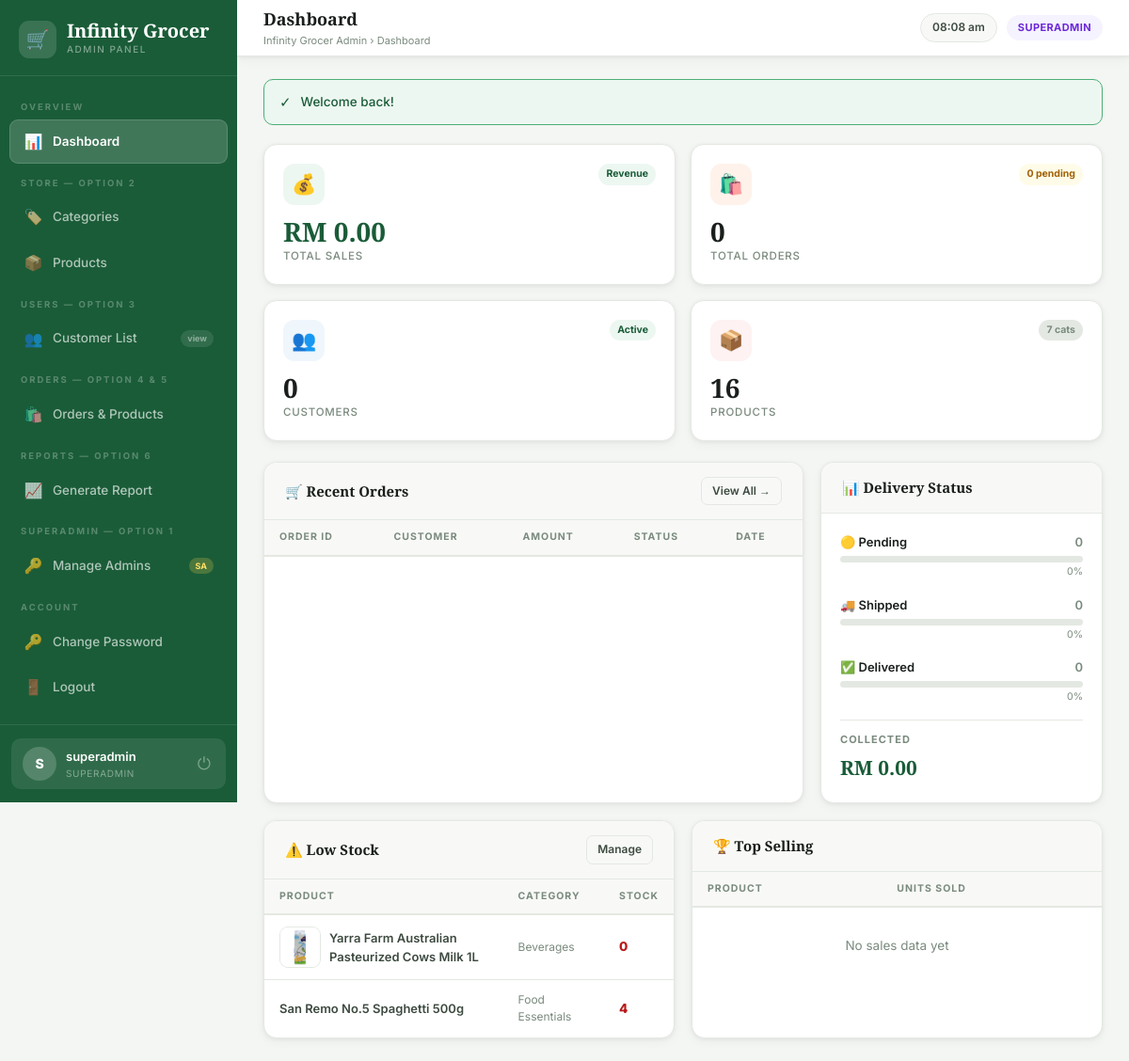
/admin/pages/dashboard.php (signed in), run on the app's committed database.
### tables this page shows
CREATE TABLE IF NOT EXISTS products (
    product_id INT PRIMARY KEY AUTO_INCREMENT,
    category_id int NOT NULL,
    name VARCHAR(255) NOT NULL,
    description TEXT,
    price DECIMAL(10, 2) NOT NULL,
    stock_quantity int NOT NULL,
    created_at TIMESTAMP NOT NULL DEFAULT CURRENT_TIMESTAMP,
    FOREIGN KEY (category_id) REFERENCES categories(category_id),
    product_image VARCHAR(255),
    active BOOLEAN NOT NULL DEFAULT TRUE
);

CREATE TABLE IF NOT EXISTS categories (
    category_id INT PRIMARY KEY AUTO_INCREMENT,
    category_name VARCHAR(255) NOT NULL UNIQUE
);

### admin/pages/dashboard.php (the view, shortened to what this page needs)
<?php
require_once '../includes/auth.php';
$db=getDB();
$s_orders    =$db->query("SELECT COUNT(*) c FROM orders")->fetch_assoc()['c'];
$s_revenue   =$db->query("SELECT COALESCE(SUM(total_price),0) t FROM orders")->fetch_assoc()['t'];
$s_customers =$db->query("SELECT COUNT(*) c FROM customers")->fetch_assoc()['c'];
$s_products  =$db->query("SELECT COUNT(*) c FROM products WHERE active = 1")->fetch_assoc()['c'];
$s_pending   =$db->query("SELECT COUNT(*) c FROM orders WHERE delivery_status='pending'")->fetch_assoc()['c'];
$s_shipped   =$db->query("SELECT COUNT(*) c FROM orders WHERE delivery_status='shipped'")->fetch_assoc()['c'];
$s_delivered =$db->query("SELECT COUNT(*) c FROM orders WHERE delivery_status='delivered'")->fetch_assoc()['c'];
$s_paid      =$db->query("SELECT COALESCE(SUM(price),0) t FROM payments WHERE payment_status='completed'")->fetch_assoc()['t'];
$s_cats      =$db->query("SELECT COUNT(*) c FROM categories")->fetch_assoc()['c'];
$top=$db->query("SELECT p.name,p.product_image,SUM(od.quantity) sold FROM order_details od JOIN products p ON od.product_id=p.product_id WHERE p.active = 1 GROUP BY od.product_id ORDER BY sold DESC LIMIT 5");
$low=$db->query("SELECT p.name,p.stock_quantity,p.product_image,c.category_name FROM products p JOIN categories c ON p.category_id=c.category_id WHERE p.stock_quantity<=15 AND p.active = 1 ORDER BY p.stock_quantity ASC LIMIT 6");
require_once '../includes/header.php';
?>
<div class="stats-grid">
  <div class="stat-card">
    <div class="sc-top"><div class="sc-icon g">💰</div><span class="sc-tag up">Revenue</span></div>
    <div class="sc-val" style="color:var(--green)"><?= formatRM($s_revenue) ?></div>
    <div class="sc-lbl">Total Sales</div>
  </div>
  <div class="stat-card">
    <div class="sc-top"><div class="sc-icon o">🛍️</div><span class="sc-tag warn"><?= $s_pending ?> pending</span></div>
    <div class="sc-val"><?= number_format($s_orders) ?></div>
    <div class="sc-lbl">Total Orders</div>
  </div>
  <div class="stat-card">
    <div class="sc-top"><div class="sc-icon b">👥</div><span class="sc-tag up">Active</span></div>
    <div class="sc-val"><?= number_format($s_customers) ?></div>
    <div class="sc-lbl">Customers</div>
  </div>
  <div class="stat-card">
    <div class="sc-top"><div class="sc-icon r">📦</div><span class="sc-tag neu"><?= $s_cats ?> cats</span></div>
    <div class="sc-val"><?= number_format($s_products) ?></div>
    <div class="sc-lbl">Products</div>
  </div>
</div>
<div style="display:grid;grid-template-columns:1fr 300px;gap:18px;margin-bottom:18px">
  <div class="card">
    <div class="card-header"><span class="card-title">🛒 Recent Orders</span><a href="orders.php" class="btn btn-ghost btn-sm">View All →</a></div>
    <div class="tbl-wrap"><table>
      <thead><tr><th>Order ID</th><th>Customer</th><th>Amount</th><th>Status</th><th>Date</th></tr></thead>
    </table></div>
  </div>
  <div class="card">
    <div class="card-header"><span class="card-title">📊 Delivery Status</span></div>
    <div class="card-body">
      <?php foreach(['pending'=>['🟡','#a16207',$s_pending],'shipped'=>['🚚','#1d6fa4',$s_shipped],'delivered'=>['✅','#1a5c38',$s_delivered]] as $s=>[$ic,$col,$cnt]): $p=pct($cnt,$s_orders); ?>
      <div style="margin-bottom:16px">
        <div style="display:flex;justify-content:space-between;margin-bottom:5px">
          <span style="font-size:13px;font-weight:600"><?= $ic ?> <?= ucfirst($s) ?></span>
          <span style="font-size:13px;color:var(--text3);font-weight:600"><?= $cnt ?></span>
        </div>
        <div class="prog-bar"><div class="prog-fill" style="width:<?= $p ?>%;background:<?= $col ?>"></div></div>
        <div style="font-size:10.5px;color:var(--text3);text-align:right;margin-top:2px"><?= $p ?>%</div>
      </div>
      <?php endforeach; ?>
      <div style="border-top:1px solid var(--border);padding-top:12px;margin-top:6px">
        <div style="font-size:11px;font-weight:700;text-transform:uppercase;letter-spacing:1px;color:var(--text3);margin-bottom:5px">Collected</div>
        <div style="font-family:'Playfair Display',serif;font-size:21px;font-weight:800;color:var(--green)"><?= formatRM($s_paid) ?></div>
      </div>
    </div>
  </div>
</div>
<div style="display:grid;grid-template-columns:1fr 1fr;gap:18px">
  <div class="card">
    <div class="card-header"><span class="card-title">⚠️ Low Stock</span><a href="products.php" class="btn btn-ghost btn-sm">Manage</a></div>
    <div class="tbl-wrap"><table>
      <thead><tr><th>Product</th><th>Category</th><th>Stock</th></tr></thead>
      <tbody>
      <?php $any=false; while($p=$low->fetch_assoc()): $any=true; ?>
      <tr>
        <td><div style="display:flex;align-items:center;gap:9px">
          <?php if($p['product_image']): ?><img src="<?= sanitize($p['product_image']) ?>" class="p-thumb" onerror="this.style.display='none'" alt="">
          <?php else: ?><div class="p-thumb-ph">📦</div><?php endif; ?>
          <span style="font-weight:600;font-size:13px"><?= sanitize($p['name']) ?></span>
        </div></td>
        <td style="color:var(--text3);font-size:12px"><?= sanitize($p['category_name']) ?></td>
        <td><span style="font-weight:800;color:<?= $p['stock_quantity']<=5?'var(--red)':'var(--orange)' ?>"><?= $p['stock_quantity'] ?></span></td>
      </tr>
      <?php endwhile; if(!$any): ?><tr><td colspan="3" style="text-align:center;padding:30px;color:var(--text3)">✅ All stocked well</td></tr><?php endif; ?>
      </tbody>
    </table></div>
  </div>
  <div class="card">
    <div class="card-header"><span class="card-title">🏆 Top Selling</span></div>
    <div class="tbl-wrap"><table>
      <thead><tr><th>Product</th><th>Units Sold</th></tr></thead>
      <tbody>
      <?php $any2=false;$r=1; while($p=$top->fetch_assoc()): $any2=true; $medals=['🥇','🥈','🥉','4️⃣','5️⃣']; ?>
      <?php $r++;endwhile; if(!$any2): ?><tr><td colspan="2" style="text-align:center;padding:30px;color:var(--text3)">No sales data yet</td></tr><?php endif; ?>
      </tbody>
    </table></div>
  </div>
</div>
<?php require_once '../includes/footer.php'; ?>

### admin/assets/css/style.css (style rules this page uses)
:root { --bg: #f4f6f3; --surface: #ffffff; --surface2: #f8f9f7; --border: #e4e8e2; --border2: #d0d5cc; --green: #1a5c38; --green2: #27764a; --green3: #4caf76; --green-lt: #d4edde; --green-bg: #edf7f1; --text: #1a1f1c; --text2: #3d4a40; --text3: #7a8a7e; --text4: #b0bcb4; --orange: #c95f1e; --orange-bg: #fef2eb; --red: #b91c1c; --red-bg: #fef2f2; --blue: #1d6fa4; --blue-bg: #eff6fc; --yellow: #a16207; --yellow-bg: #fefce8; --purple: #6d28d9; --purple-bg: #f5f3ff; --sidebar-w: 252px; --topbar-h: 60px; --radius: 10px; --radius-lg: 14px; --shadow: 0 1px 4px rgba(0,0,0,.06), 0 4px 12px rgba(0,0,0,.04); --shadow-md: 0 4px 20px rgba(0,0,0,.10); --shadow-lg: 0 8px 40px rgba(0,0,0,.14); --font: 'Inter', sans-serif; --font-s: 'Playfair Display', serif; }
*,*::before,*::after { margin:0;padding:0;box-sizing:border-box }
body { font-family:var(--font);background:var(--bg);color:var(--text);min-height:100vh;display:flex;font-size:14px;line-height:1.55 }
a { text-decoration:none;color:inherit }
.stats-grid { display:grid;grid-template-columns:repeat(4,1fr);gap:16px;margin-bottom:22px }
.stat-card { background:var(--surface);border:1px solid var(--border);border-radius:var(--radius-lg);padding:20px;box-shadow:var(--shadow);transition:transform .2s,box-shadow .2s }
.sc-top { display:flex;align-items:flex-start;justify-content:space-between;margin-bottom:14px }
.sc-icon { width:44px;height:44px;border-radius:12px;display:flex;align-items:center;justify-content:center;font-size:21px }
.sc-icon.g { background:var(--green-bg) }
.sc-icon.o { background:var(--orange-bg) }
.sc-icon.b { background:var(--blue-bg) }
.sc-icon.r { background:var(--red-bg) }
.sc-tag { font-size:10.5px;font-weight:700;padding:3px 8px;border-radius:20px }
.sc-tag.up { background:var(--green-bg);color:var(--green) }
.sc-tag.warn { background:var(--yellow-bg);color:var(--yellow) }
.sc-tag.neu { background:var(--border);color:var(--text3) }
.sc-val { font-family:var(--font-s);font-size:28px;font-weight:800;line-height:1;margin-bottom:4px }
.sc-lbl { font-size:11.5px;color:var(--text3);font-weight:500;text-transform:uppercase;letter-spacing:.8px }
.card { background:var(--surface);border:1px solid var(--border);border-radius:var(--radius-lg);box-shadow:var(--shadow);overflow:hidden }
.card-header { padding:15px 22px;border-bottom:1px solid var(--border);display:flex;align-items:center;justify-content:space-between;background:var(--surface2) }
.card-title { font-family:var(--font-s);font-size:15px;font-weight:700 }
.card-body { padding:20px }
.tbl-wrap { overflow-x:auto }
table { width:100%;border-collapse:collapse;font-size:13.5px }
thead tr { background:var(--surface2);border-bottom:2px solid var(--border) }
th { padding:10px 16px;text-align:left;font-size:10.5px;font-weight:700;letter-spacing:1px;text-transform:uppercase;color:var(--text3);white-space:nowrap }
td { padding:12px 16px;border-bottom:1px solid var(--border);vertical-align:middle;color:var(--text2) }
tbody tr:last-child td { border-bottom:none }
.btn { display:inline-flex;align-items:center;gap:6px;padding:8px 16px;border-radius:9px;border:none;cursor:pointer;font-family:var(--font);font-size:13px;font-weight:600;transition:all .16s;text-decoration:none;white-space:nowrap }
.btn-ghost { background:var(--surface2);color:var(--text2);border:1px solid var(--border) }
.btn-sm { padding:5px 11px;font-size:12px;border-radius:7px }
.p-thumb { width:44px;height:44px;border-radius:9px;object-fit:cover;border:1px solid var(--border);background:var(--surface2);flex-shrink:0 }
.prog-bar { height:7px;background:var(--border);border-radius:10px;overflow:hidden;margin-top:5px }
@media (max-width:1200px) { .stats-grid { grid-template-columns:repeat(2,1fr) } }

### data on the page
products: product_image (picture), name "Yarra Farm Australian Pasteurized Cows Milk 1L", category.category_name "Beverages", stock_quantity "0"
products: name "San Remo No.5 Spaghetti 500g", category.category_name "Food Essentials", stock_quantity "4"

### other printed values
substr(getAdminName(),0,1) "S"
getAdminName() "superadmin"
$role "SUPERADMIN"
$page_title "Dashboard"
$icon "✓"
$f['msg'] "Welcome back!"
formatRM($s_revenue) "RM 0.00"
$s_pending "0"
$s_orders "0"
$s_customers "0"
$s_cats "7"
$s_products "16"
$ic "🟡"
$s "Pending"
$cnt "0"
